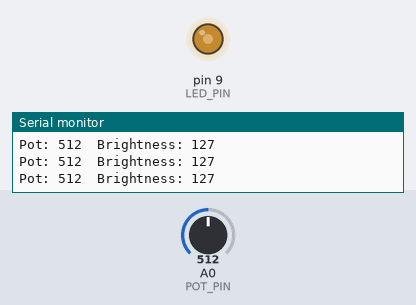
This sketch was run on a simulated Arduino Uno, built with avr-gcc and run on an emulated ATmega328P. On the bench: output pins drawn as LEDs (lit = HIGH), the last lines printed to the serial monitor. Inputs (shaded band) come from the test bench; at power-on: A0 (POT_PIN) = 512.

Above: at 1.2 s.
1.3 s: A0 (POT_PIN) set to 43
At 2.5 s:
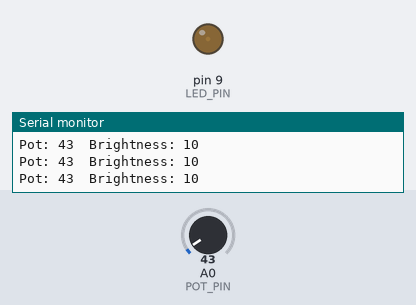
2.8 s: A0 (POT_PIN) set to 38
At 3.3 s:
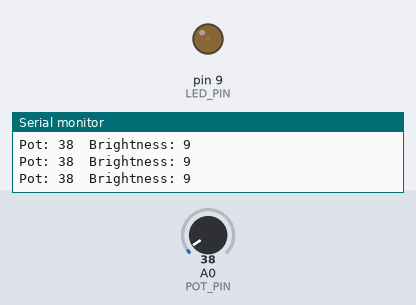
4.3 s: A0 (POT_PIN) set to 716
At 5.0 s:
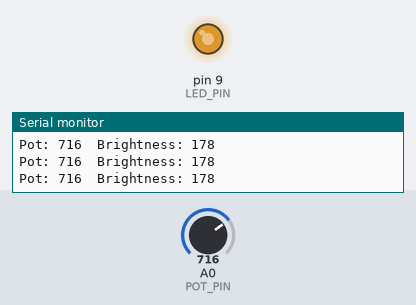
5.8 s: A0 (POT_PIN) set to 0
At 6.2 s:
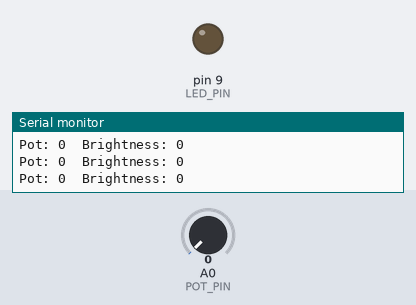
7.3 s: A0 (POT_PIN) set to 900
At 7.8 s:
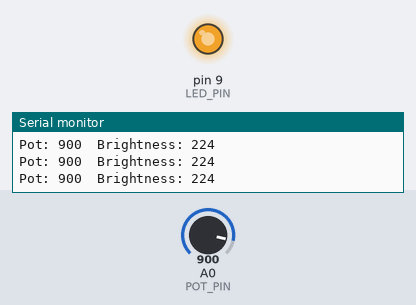
8.8 s: A0 (POT_PIN) set to 511
At 10.2 s:
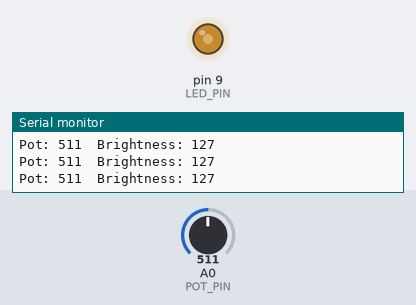
Timing chart, 0 to 11.8 s (numbered marks = the images above; inputs shaded):
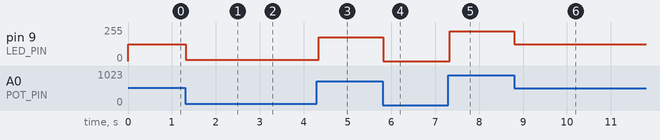

Measured:
- after the input at 1.3 s, pin 9 (LED_PIN): 127/255 → 10/255 at once
- after the input at 2.8 s, pin 9 (LED_PIN): 10/255 → 9/255 at once
- after the input at 4.3 s, pin 9 (LED_PIN): 9/255 → 178/255 after 0.05 s
- after the input at 5.8 s, pin 9 (LED_PIN): 178/255 → 0/255 at once
- after the input at 7.3 s, pin 9 (LED_PIN): 0/255 → 224/255 at once
- after the input at 8.8 s, pin 9 (LED_PIN): 224/255 → 127/255 at once

The sketch:

pwm_led_dimmer.ino
```cpp
#define POT_PIN A0
#define LED_PIN 9

void setup() {
  pinMode(LED_PIN, OUTPUT);
  Serial.begin(9600);
}

void loop() {
  int potVal = analogRead(POT_PIN);       // 0 to 1023
  int brightness = map(potVal, 0, 1023, 0, 255); // scale to 0-255 for PWM

  analogWrite(LED_PIN, brightness);

  Serial.print("Pot: ");
  Serial.print(potVal);
  Serial.print("  Brightness: ");
  Serial.println(brightness);

  delay(50);
}
```
